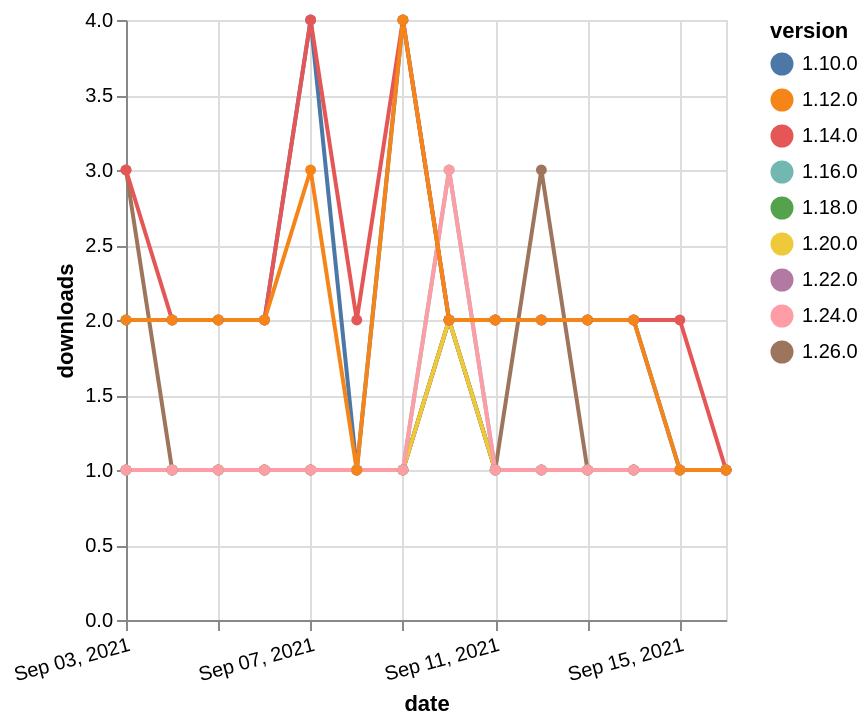

Write a Vega-Lite specification for this figure.
### Vega-Lite specification from a JSON file in a GitHub repository (floating-point values rounded to 4 significant figures)
{"$schema": "https://vega.github.io/schema/vega-lite/v5.json", "description": "A simple bar chart with embedded data.", "data": {"values": [{"date": "2021-09-03", "total": 196, "delta": 1, "version": "1.18.0"}, {"date": "2021-09-04", "total": 197, "delta": 1, "version": "1.18.0"}, {"date": "2021-09-05", "total": 198, "delta": 1, "version": "1.18.0"}, {"date": "2021-09-06", "total": 199, "delta": 1, "version": "1.18.0"}, {"date": "2021-09-07", "total": 200, "delta": 1, "version": "1.18.0"}, {"date": "2021-09-08", "total": 201, "delta": 1, "version": "1.18.0"}, {"date": "2021-09-09", "total": 202, "delta": 1, "version": "1.18.0"}, {"date": "2021-09-10", "total": 204, "delta": 2, "version": "1.18.0"}, {"date": "2021-09-11", "total": 205, "delta": 1, "version": "1.18.0"}, {"date": "2021-09-12", "total": 206, "delta": 1, "version": "1.18.0"}, {"date": "2021-09-13", "total": 207, "delta": 1, "version": "1.18.0"}, {"date": "2021-09-14", "total": 208, "delta": 1, "version": "1.18.0"}, {"date": "2021-09-15", "total": 209, "delta": 1, "version": "1.18.0"}, {"date": "2021-09-16", "total": 210, "delta": 1, "version": "1.18.0"}, {"date": "2021-09-03", "total": 169, "delta": 1, "version": "1.22.0"}, {"date": "2021-09-04", "total": 170, "delta": 1, "version": "1.22.0"}, {"date": "2021-09-05", "total": 171, "delta": 1, "version": "1.22.0"}, {"date": "2021-09-06", "total": 172, "delta": 1, "version": "1.22.0"}, {"date": "2021-09-07", "total": 173, "delta": 1, "version": "1.22.0"}, {"date": "2021-09-08", "total": 174, "delta": 1, "version": "1.22.0"}, {"date": "2021-09-09", "total": 175, "delta": 1, "version": "1.22.0"}, {"date": "2021-09-10", "total": 177, "delta": 2, "version": "1.22.0"}, {"date": "2021-09-11", "total": 178, "delta": 1, "version": "1.22.0"}, {"date": "2021-09-12", "total": 179, "delta": 1, "version": "1.22.0"}, {"date": "2021-09-13", "total": 180, "delta": 1, "version": "1.22.0"}, {"date": "2021-09-14", "total": 181, "delta": 1, "version": "1.22.0"}, {"date": "2021-09-15", "total": 182, "delta": 1, "version": "1.22.0"}, {"date": "2021-09-16", "total": 183, "delta": 1, "version": "1.22.0"}, {"date": "2021-09-03", "total": 3039, "delta": 2, "version": "1.10.0"}, {"date": "2021-09-04", "total": 3041, "delta": 2, "version": "1.10.0"}, {"date": "2021-09-05", "total": 3043, "delta": 2, "version": "1.10.0"}, {"date": "2021-09-06", "total": 3045, "delta": 2, "version": "1.10.0"}, {"date": "2021-09-07", "total": 3049, "delta": 4, "version": "1.10.0"}, {"date": "2021-09-08", "total": 3050, "delta": 1, "version": "1.10.0"}, {"date": "2021-09-09", "total": 3054, "delta": 4, "version": "1.10.0"}, {"date": "2021-09-10", "total": 3056, "delta": 2, "version": "1.10.0"}, {"date": "2021-09-11", "total": 3058, "delta": 2, "version": "1.10.0"}, {"date": "2021-09-12", "total": 3060, "delta": 2, "version": "1.10.0"}, {"date": "2021-09-13", "total": 3062, "delta": 2, "version": "1.10.0"}, {"date": "2021-09-14", "total": 3064, "delta": 2, "version": "1.10.0"}, {"date": "2021-09-15", "total": 3065, "delta": 1, "version": "1.10.0"}, {"date": "2021-09-16", "total": 3066, "delta": 1, "version": "1.10.0"}, {"date": "2021-09-03", "total": 126, "delta": 3, "version": "1.26.0"}, {"date": "2021-09-04", "total": 127, "delta": 1, "version": "1.26.0"}, {"date": "2021-09-05", "total": 128, "delta": 1, "version": "1.26.0"}, {"date": "2021-09-06", "total": 129, "delta": 1, "version": "1.26.0"}, {"date": "2021-09-07", "total": 130, "delta": 1, "version": "1.26.0"}, {"date": "2021-09-08", "total": 131, "delta": 1, "version": "1.26.0"}, {"date": "2021-09-09", "total": 132, "delta": 1, "version": "1.26.0"}, {"date": "2021-09-10", "total": 134, "delta": 2, "version": "1.26.0"}, {"date": "2021-09-11", "total": 135, "delta": 1, "version": "1.26.0"}, {"date": "2021-09-12", "total": 138, "delta": 3, "version": "1.26.0"}, {"date": "2021-09-13", "total": 139, "delta": 1, "version": "1.26.0"}, {"date": "2021-09-14", "total": 140, "delta": 1, "version": "1.26.0"}, {"date": "2021-09-15", "total": 141, "delta": 1, "version": "1.26.0"}, {"date": "2021-09-16", "total": 142, "delta": 1, "version": "1.26.0"}, {"date": "2021-09-03", "total": 184, "delta": 1, "version": "1.20.0"}, {"date": "2021-09-04", "total": 185, "delta": 1, "version": "1.20.0"}, {"date": "2021-09-05", "total": 186, "delta": 1, "version": "1.20.0"}, {"date": "2021-09-06", "total": 187, "delta": 1, "version": "1.20.0"}, {"date": "2021-09-07", "total": 188, "delta": 1, "version": "1.20.0"}, {"date": "2021-09-08", "total": 189, "delta": 1, "version": "1.20.0"}, {"date": "2021-09-09", "total": 190, "delta": 1, "version": "1.20.0"}, {"date": "2021-09-10", "total": 192, "delta": 2, "version": "1.20.0"}, {"date": "2021-09-11", "total": 193, "delta": 1, "version": "1.20.0"}, {"date": "2021-09-12", "total": 194, "delta": 1, "version": "1.20.0"}, {"date": "2021-09-13", "total": 195, "delta": 1, "version": "1.20.0"}, {"date": "2021-09-14", "total": 196, "delta": 1, "version": "1.20.0"}, {"date": "2021-09-15", "total": 197, "delta": 1, "version": "1.20.0"}, {"date": "2021-09-16", "total": 198, "delta": 1, "version": "1.20.0"}, {"date": "2021-09-03", "total": 384, "delta": 1, "version": "1.16.0"}, {"date": "2021-09-04", "total": 385, "delta": 1, "version": "1.16.0"}, {"date": "2021-09-05", "total": 386, "delta": 1, "version": "1.16.0"}, {"date": "2021-09-06", "total": 387, "delta": 1, "version": "1.16.0"}, {"date": "2021-09-07", "total": 388, "delta": 1, "version": "1.16.0"}, {"date": "2021-09-08", "total": 389, "delta": 1, "version": "1.16.0"}, {"date": "2021-09-09", "total": 390, "delta": 1, "version": "1.16.0"}, {"date": "2021-09-10", "total": 393, "delta": 3, "version": "1.16.0"}, {"date": "2021-09-11", "total": 394, "delta": 1, "version": "1.16.0"}, {"date": "2021-09-12", "total": 395, "delta": 1, "version": "1.16.0"}, {"date": "2021-09-13", "total": 396, "delta": 1, "version": "1.16.0"}, {"date": "2021-09-14", "total": 397, "delta": 1, "version": "1.16.0"}, {"date": "2021-09-15", "total": 398, "delta": 1, "version": "1.16.0"}, {"date": "2021-09-16", "total": 399, "delta": 1, "version": "1.16.0"}, {"date": "2021-09-03", "total": 195, "delta": 1, "version": "1.24.0"}, {"date": "2021-09-04", "total": 196, "delta": 1, "version": "1.24.0"}, {"date": "2021-09-05", "total": 197, "delta": 1, "version": "1.24.0"}, {"date": "2021-09-06", "total": 198, "delta": 1, "version": "1.24.0"}, {"date": "2021-09-07", "total": 199, "delta": 1, "version": "1.24.0"}, {"date": "2021-09-08", "total": 200, "delta": 1, "version": "1.24.0"}, {"date": "2021-09-09", "total": 201, "delta": 1, "version": "1.24.0"}, {"date": "2021-09-10", "total": 204, "delta": 3, "version": "1.24.0"}, {"date": "2021-09-11", "total": 205, "delta": 1, "version": "1.24.0"}, {"date": "2021-09-12", "total": 206, "delta": 1, "version": "1.24.0"}, {"date": "2021-09-13", "total": 207, "delta": 1, "version": "1.24.0"}, {"date": "2021-09-14", "total": 208, "delta": 1, "version": "1.24.0"}, {"date": "2021-09-15", "total": 209, "delta": 1, "version": "1.24.0"}, {"date": "2021-09-16", "total": 210, "delta": 1, "version": "1.24.0"}, {"date": "2021-09-03", "total": 2471, "delta": 3, "version": "1.14.0"}, {"date": "2021-09-04", "total": 2473, "delta": 2, "version": "1.14.0"}, {"date": "2021-09-05", "total": 2475, "delta": 2, "version": "1.14.0"}, {"date": "2021-09-06", "total": 2477, "delta": 2, "version": "1.14.0"}, {"date": "2021-09-07", "total": 2481, "delta": 4, "version": "1.14.0"}, {"date": "2021-09-08", "total": 2483, "delta": 2, "version": "1.14.0"}, {"date": "2021-09-09", "total": 2487, "delta": 4, "version": "1.14.0"}, {"date": "2021-09-10", "total": 2489, "delta": 2, "version": "1.14.0"}, {"date": "2021-09-11", "total": 2491, "delta": 2, "version": "1.14.0"}, {"date": "2021-09-12", "total": 2493, "delta": 2, "version": "1.14.0"}, {"date": "2021-09-13", "total": 2495, "delta": 2, "version": "1.14.0"}, {"date": "2021-09-14", "total": 2497, "delta": 2, "version": "1.14.0"}, {"date": "2021-09-15", "total": 2499, "delta": 2, "version": "1.14.0"}, {"date": "2021-09-16", "total": 2500, "delta": 1, "version": "1.14.0"}, {"date": "2021-09-03", "total": 2565, "delta": 2, "version": "1.12.0"}, {"date": "2021-09-04", "total": 2567, "delta": 2, "version": "1.12.0"}, {"date": "2021-09-05", "total": 2569, "delta": 2, "version": "1.12.0"}, {"date": "2021-09-06", "total": 2571, "delta": 2, "version": "1.12.0"}, {"date": "2021-09-07", "total": 2574, "delta": 3, "version": "1.12.0"}, {"date": "2021-09-08", "total": 2575, "delta": 1, "version": "1.12.0"}, {"date": "2021-09-09", "total": 2579, "delta": 4, "version": "1.12.0"}, {"date": "2021-09-10", "total": 2581, "delta": 2, "version": "1.12.0"}, {"date": "2021-09-11", "total": 2583, "delta": 2, "version": "1.12.0"}, {"date": "2021-09-12", "total": 2585, "delta": 2, "version": "1.12.0"}, {"date": "2021-09-13", "total": 2587, "delta": 2, "version": "1.12.0"}, {"date": "2021-09-14", "total": 2589, "delta": 2, "version": "1.12.0"}, {"date": "2021-09-15", "total": 2590, "delta": 1, "version": "1.12.0"}, {"date": "2021-09-16", "total": 2591, "delta": 1, "version": "1.12.0"}]}, "width": "container", "mark": {"type": "line", "point": {"filled": true}}, "encoding": {"x": {"field": "date", "type": "temporal", "timeUnit": "yearmonthdate", "title": "date", "axis": {"labelAngle": -15}}, "y": {"field": "delta", "type": "quantitative", "title": "downloads"}, "color": {"field": "version", "type": "nominal"}, "tooltip": {"field": "delta"}}}
